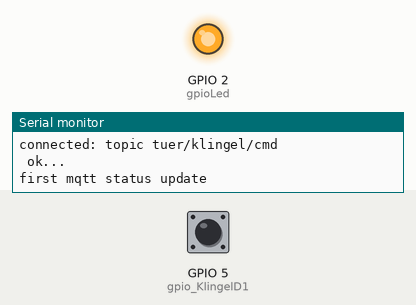
A sketch run on a simulated ESP8266 (NodeMCU). Parts: output pins drawn as LEDs (lit = HIGH), the last lines printed to the serial monitor. The test bench sets the inputs (shaded band); at power-on: GPIO 5 (gpio_KlingelD1) HIGH. WiFi joins after 1.5 s; servers stay silent unless stated; no MQTT or app messages arrive unless stated.

Above: at 4.0 s.
4.1 s: GPIO 5 (gpio_KlingelD1) pulled LOW for 0.15 s
At 4.19 s:
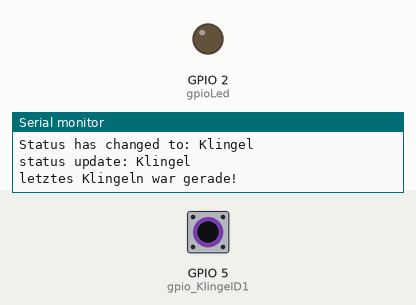
10.2 s: GPIO 5 (gpio_KlingelD1) pulled LOW for 3.2 s
At 13.8 s:
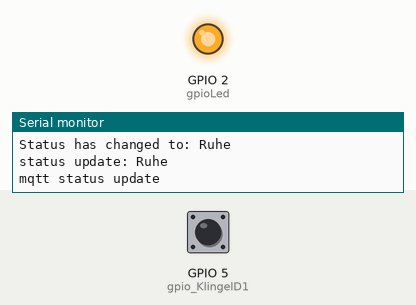
Timing chart, 0 to 15.3 s (numbered marks = the images above; inputs shaded):
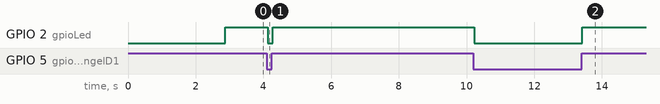

The sketch:

klingel-fritz-esp8266.ino
```cpp
// (licence header left out)
#include <ESP8266WiFi.h>
#include <WiFiClient.h>
#include <ESP8266WebServer.h>
#include <ESP8266mDNS.h>
#include <ESP8266HTTPUpdateServer.h>
#include <stdio.h>
#include <string.h>

// Uses Ticker to do a nonblocking loop every 1 second to check status
#include <Ticker.h>

unsigned long lLastStatusUpdateSend = 0;
unsigned long lDeltaStatusUpdateSend = 2 * 60 * 1000;

// limit geklingelt melden einmal pro minute höchstens
unsigned long lLastChangeUpdateSend = 0;
unsigned long lDeltaChangeUpdateSend = 60 * 1000;

unsigned long lCountKlingel = 0;

const char* sVersion = "0.1.25";


#define CLOSED LOW
#define OPEN HIGH

#include <PubSubClient.h>
//Your MQTT Broker
const char* mqtt_server = "hwr-pi";

// MQTT client is also host name for WIFI
const char* mqtt_client_id = "klingel";


const char* mqtt_topic_cmd = "tuer/klingel/cmd";
const char* mqtt_topic_status = "tuer/klingel/status";
const char* mqtt_topic_version = "tuer/klingel/version";
const char* mqtt_topic_wifi = "tuer/klingel/wifi";
const char* mqtt_topic_zeit = "tuer/klingel/zeit";


//Your Wifi SSID
const char* ssid = "....";
//Your Wifi Key
const char* password = "....";

const char* update_path = "/firmware";
const char* update_username = "admin";
const char* update_password = "admin";

ESP8266WebServer httpServer(80);
ESP8266HTTPUpdateServer httpUpdater;

WiFiClient espClient;
PubSubClient client(espClient);


int gpioLed = 2; // internal blue LED

int gpio_KlingelD1 = 5;  // D1


int FEHLER=0;
int AUS=1;
int AN=2;

const char* statusmeldung[] = { "Fehler", "Ruhe", "Klingel" };

int status = AUS;

bool SendUpdate = false;

Ticker ticker;

// milli sec
#define DEBOUNCETIME 120


//check gpio (input of PC871 opto koppler)
void statusTor() {
  int myOldStatus = status;
  int myNewStatus = FEHLER;
  static long buttonDownSince;
  static boolean buttonFired;

  if (digitalRead(gpio_KlingelD1) == OPEN  ) { myNewStatus = AUS; }
  if (digitalRead(gpio_KlingelD1) == CLOSED) { myNewStatus = AN; }


/*

// entprellen
  if ( myOldStatus != myNewStatus )  {

    if ( myNewStatus == AUS ) {
      buttonFired=false;
      buttonDownSince=0;
    }
    else if ( myNewStatus == AN && buttonDownSince==0)
    { // button is pressed but DEBOUNCETIME did not yet started counting
      buttonFired=false;
      buttonDownSince=millis();
    }

    if ( (myNewStatus==AUS) && ( (millis() - buttonDownSince) >= DEBOUNCETIME )  && (buttonFired==false) )
    {
      status=myNewStatus;
      buttonFired==true;
    }
  }

*/

  if ( myOldStatus != myNewStatus )
  {
    status=myNewStatus;
    Serial.print("dbg: Status has changed: ");
    Serial.println(statusmeldung[status]);
  }
}


void MqttCallback(char* topic, byte* payload, unsigned int length) {
  payload[length] = 0;

  Serial.println("mqtt call back");
  Serial.println( topic );
  Serial.println(  (const char *) payload );

  if ( strstr( (const char *)payload, "version") != NULL) {
    client.publish(mqtt_topic_version, sVersion);

    long lRssi = WiFi.RSSI();
    char sBuffer[50];
    sprintf(sBuffer, "RSSI = %d dBm", lRssi);
    client.publish(mqtt_topic_wifi, sBuffer);

    sprintf(sBuffer, "letztes Klingel vor %d min", (millis() - lLastChangeUpdateSend) / 60000 );
    client.publish(mqtt_topic_zeit, sBuffer);
  }
  if ( strstr( (const char *)payload, "status") != NULL) {
    statusTor();
    client.publish(mqtt_topic_status, statusmeldung[status]);
  }
}


void MqttReconnect() {
  while (!client.connected()) {
    Serial.print("Connect to MQTT Broker "); Serial.println( mqtt_server );
    delay(1000);
    if (client.connect(mqtt_client_id)) {
      Serial.print("connected: topic ");  Serial.println( mqtt_topic_cmd );
      client.subscribe(mqtt_topic_cmd);
    } else {
      Serial.print("failed: ");
      Serial.print(client.state());
      Serial.println(" try again...");
      delay(5000);
    }
  }
  Serial.println(" ok...");
}


void CheckDoorStatus() {
  int oldStatus = status;
  statusTor();
  if (oldStatus == status)
  {
    //new status is the same as the current status, return
    return;
  }
  else
  {
    Serial.print("Status has changed to: ");
    Serial.println(statusmeldung[status]);
    SendUpdate = true;
    digitalWrite(gpioLed, (status != AN) ); // LED on bei Klingel
  }
}


void setup(void) {

  Serial.begin(115200);
  delay(300);
  Serial.println("\n\nstarte Klingel MQTT Fritz!...");
  Serial.println();
  Serial.println(sVersion);
  Serial.println();

  pinMode(gpio_KlingelD1, INPUT_PULLUP);

  pinMode(gpioLed, OUTPUT);


//  WiFi.persistent(false);
  WiFi.mode(WIFI_OFF);
  WiFi.mode(WIFI_STA);

  WiFi.begin(ssid, password);


  while(WiFi.waitForConnectResult() != WL_CONNECTED) {
    WiFi.begin(ssid, password);
    Serial.println("WiFi failed, retrying.");
  }

  Serial.println("WiFi connected");
  Serial.println("IP address: ");
  Serial.println(WiFi.localIP());


  MDNS.begin(mqtt_client_id);

  httpUpdater.setup(&httpServer, update_path, update_username, update_password);

  httpServer.begin();

  MDNS.addService("http", "tcp", 80);

  Serial.printf("HTTPUpdateServer ready! \n  Open http://%s.local%s in your browser and\n  login with username '%s' and password '%s'\n", mqtt_client_id, update_path, update_username, update_password);
  Serial.printf("\nSketch version: %s\n", sVersion);


  client.setServer(mqtt_server, 1883);
  client.setCallback(MqttCallback);
  MqttReconnect();
  client.publish(mqtt_topic_version, sVersion);

  Serial.println("first mqtt status update");
  client.publish(mqtt_topic_status, statusmeldung[status]);

  httpServer.on("/", []() {
    statusTor();

    if (status == AUS) {
      httpServer.send(200, "text/html", "Klingel ist aktuell AUS.<p>");
    }
    if (status == AN ) {
      httpServer.send(200, "text/html", "Klingel ist aktuell AN.<p>");
    }
    if (status == FEHLER ) {
      httpServer.send(200, "text/html", "Klingel ist aktuell FEHLER.<p>!!!</p>");
    }

    httpServer.send ( 302, "text/plain", "");
  });


  httpServer.on("/status", []() {
    long lRssi = WiFi.RSSI();
    char sBuffer[150];
    sprintf(sBuffer, "WiFi  RSSI = %d dBm \r\nVersion = %s \r\nletztes Klingel vor %d min \r\nAnzahl Klingeln = %d\r\n", lRssi, sVersion, (millis() - lLastChangeUpdateSend) / 60000 , lCountKlingel);

    Serial.println( sBuffer ); // dbg

    httpServer.send(200, "text/plain", sBuffer);

    httpServer.send ( 302, "text/plain", "");
  });


  //Check the klingel status every 50 millisecond
  ticker.attach_ms( 50, CheckDoorStatus);

  digitalWrite(gpioLed, (status != AN) ); // LED on bei Klingel

}


void loop(void) {
  httpServer.handleClient();

  if (!client.connected()) { MqttReconnect(); }
  client.loop();

  if ( ( millis() - lLastStatusUpdateSend ) >  lDeltaStatusUpdateSend) {
    Serial.print("still running since ");
    Serial.print(millis()/lDeltaStatusUpdateSend);
    Serial.println(" minutes");
    lLastStatusUpdateSend = millis();
    client.publish(mqtt_topic_status, statusmeldung[status]);
  }

  if (SendUpdate)
  {
    Serial.print("status update: ");
    Serial.println(statusmeldung[status]);
    // not more than one message per minute?
    if ( (( millis() - lLastChangeUpdateSend ) > lDeltaChangeUpdateSend ) || ( status == AUS ) )
    {
        lLastChangeUpdateSend = millis();
        Serial.println("mqtt status update");
        client.publish(mqtt_topic_status, statusmeldung[status]);
    } else {
        Serial.println("letztes Klingeln war gerade!");
    }
    lCountKlingel++; // check for debouncing succesful
    SendUpdate = false;
  }

}
```

Measured:
- after the input at 4.1 s, GPIO 2 (gpioLed): HIGH → LOW at once, → HIGH 0.15 s later
- after the input at 10.2 s, GPIO 2 (gpioLed): HIGH → LOW at once, → HIGH 3.2 s later
